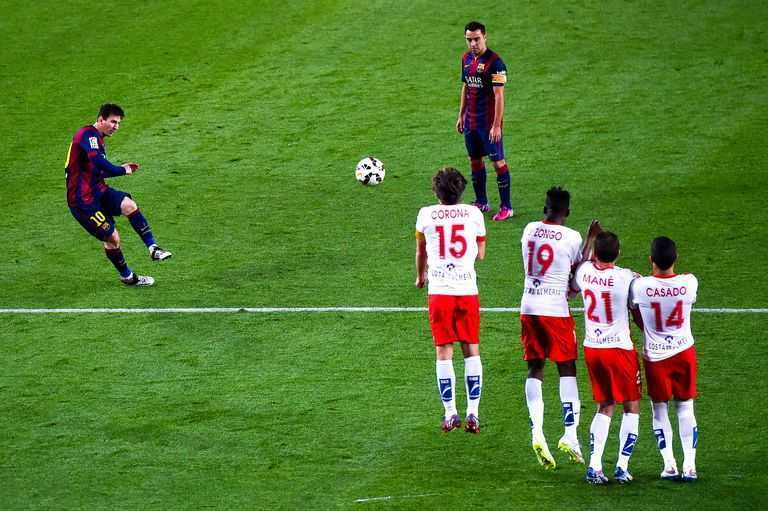
#> input picture football.jpg, 768 x 511 px
$ python contours_img_roi.py
#> lines starting #> are read from the running program, lines starting #| are printed output that depends on the picture; after the words box and inside, x2 and y2 are one past the last pixel; in counts of white or black regions, pixels touching at a corner belong together
import cv2
import imutils


i = cv2.imread('football.jpg')
#> i is the input picture: shape (511, 768, 3); mean B, G, R 48.9, 123.9, 84.8

img=cv2.cvtColor(i,cv2.COLOR_BGR2GRAY)
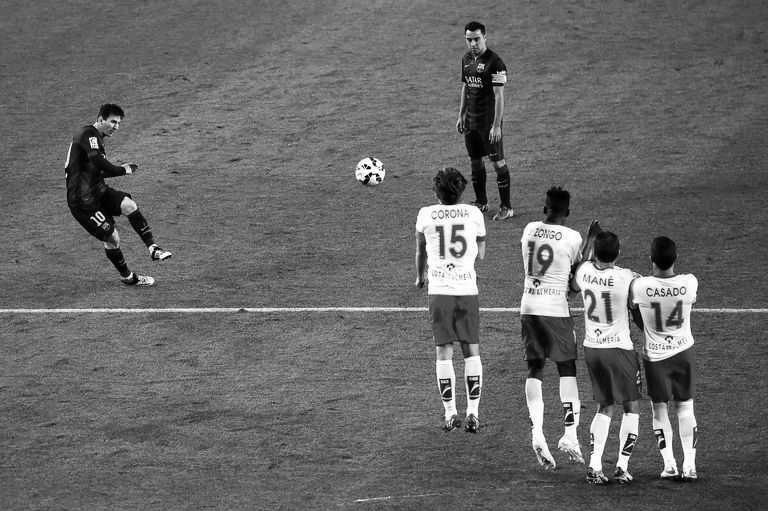
#> img: shape (511, 768); min 0, max 255, mean 103.7


gaussian_blur=cv2.GaussianBlur(img,(11,11),20)
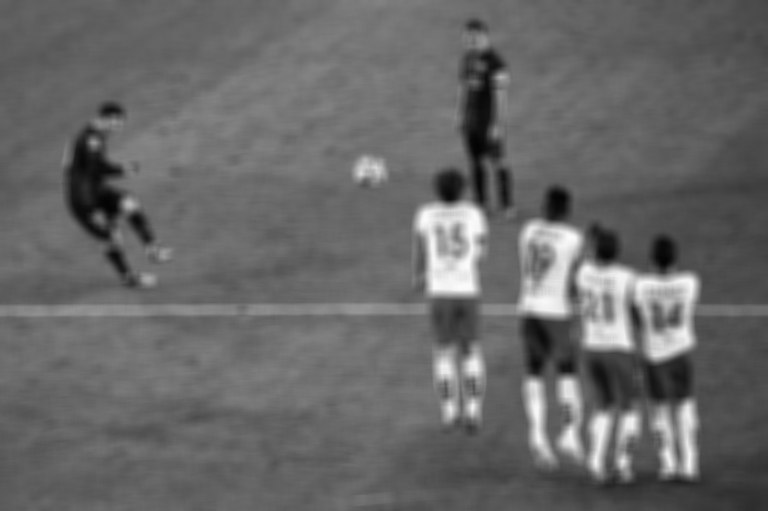
#> gaussian_blur: shape (511, 768); min 3, max 251, mean 103.7


ret, thresh1 = cv2.threshold(gaussian_blur,150,150,cv2.THRESH_BINARY)
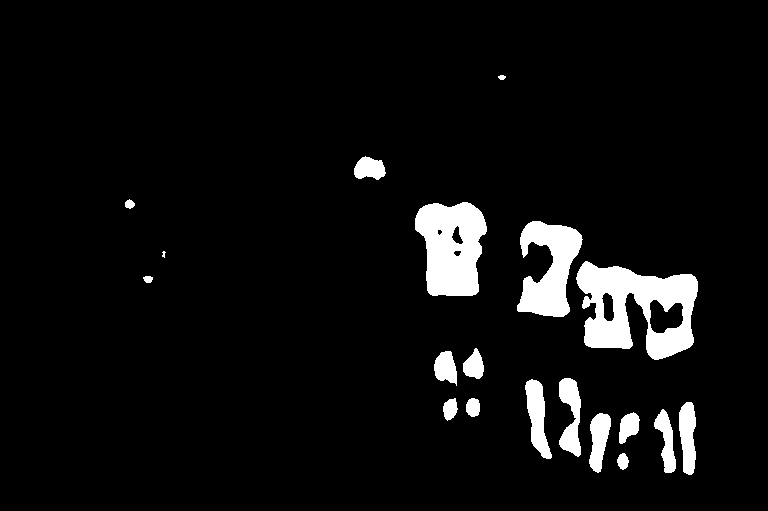
#> thresh1: shape (511, 768); values 0 (black) and 150 (white), 5.9% white; 19 white regions (1 under 20 px)


#cv2.imshow("Thresholded image",thresh1)

#cv2.waitKey()


cnts = cv2.findContours(thresh1.copy(), cv2.RETR_TREE, cv2.CHAIN_APPROX_SIMPLE)
#> cnts = 24 contours, 1 with area under 20; largest, box (x1, y1, x2, y2) and area: (576, 261, 698, 360) 7604, (415, 202, 487, 296) 5049, (517, 221, 583, 317) 3554, (525, 379, 552, 459) 1078, (559, 378, 581, 457) 1014

cnts = imutils.grab_contours(cnts)[22:23]
#> cnts = 1 contour; box (x1, y1, x2, y2) and area: (354, 156, 386, 180) 509


output = i.copy()

contour = cv2.drawContours(output, cnts, -1, (255, 0, 0), 2)

cv2.imshow("Contours", contour)
cv2.waitKey(0)
cv2.imwrite("football_cnts.jpg", contour)
